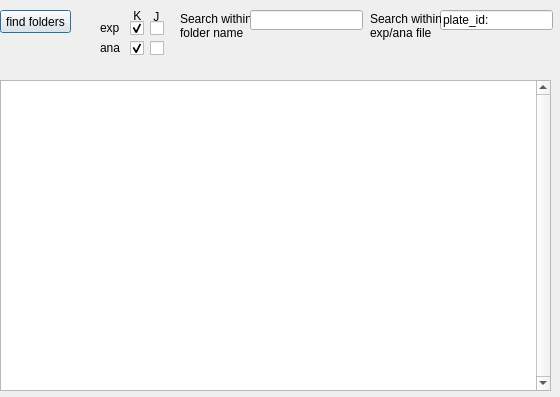
<?xml version="1.0" encoding="UTF-8"?>
<ui version="4.0">
 <class>filesearchDialog</class>
 <widget class="QDialog" name="filesearchDialog">
  <property name="geometry">
   <rect>
    <x>0</x>
    <y>0</y>
    <width>560</width>
    <height>397</height>
   </rect>
  </property>
  <property name="windowTitle">
   <string>EXP+ANA file management</string>
  </property>
  <widget class="QTreeWidget" name="treeWidget">
   <property name="geometry">
    <rect>
     <x>0</x>
     <y>80</y>
     <width>551</width>
     <height>311</height>
    </rect>
   </property>
   <property name="verticalScrollBarPolicy">
    <enum>Qt::ScrollBarAlwaysOn</enum>
   </property>
   <property name="horizontalScrollBarPolicy">
    <enum>Qt::ScrollBarAsNeeded</enum>
   </property>
   <property name="headerHidden">
    <bool>true</bool>
   </property>
   <property name="expandsOnDoubleClick">
    <bool>false</bool>
   </property>
   <attribute name="headerVisible">
    <bool>false</bool>
   </attribute>
   <attribute name="headerCascadingSectionResizes">
    <bool>false</bool>
   </attribute>
   <attribute name="headerStretchLastSection">
    <bool>true</bool>
   </attribute>
   <column>
    <property name="text">
     <string notr="true">1</string>
    </property>
   </column>
  </widget>
  <widget class="QPushButton" name="findfoldersButton">
   <property name="geometry">
    <rect>
     <x>0</x>
     <y>10</y>
     <width>71</width>
     <height>23</height>
    </rect>
   </property>
   <property name="text">
    <string>find folders</string>
   </property>
  </widget>
  <widget class="QLineEdit" name="withinfileLineEdit">
   <property name="geometry">
    <rect>
     <x>440</x>
     <y>10</y>
     <width>113</width>
     <height>20</height>
    </rect>
   </property>
   <property name="text">
    <string>plate_id: </string>
   </property>
  </widget>
  <widget class="QLabel" name="label">
   <property name="geometry">
    <rect>
     <x>370</x>
     <y>10</y>
     <width>71</width>
     <height>31</height>
    </rect>
   </property>
   <property name="text">
    <string>Search within
exp/ana file</string>
   </property>
  </widget>
  <widget class="QLabel" name="label_2">
   <property name="geometry">
    <rect>
     <x>180</x>
     <y>10</y>
     <width>71</width>
     <height>31</height>
    </rect>
   </property>
   <property name="text">
    <string>Search within
folder name</string>
   </property>
  </widget>
  <widget class="QLineEdit" name="foldernameLineEdit">
   <property name="geometry">
    <rect>
     <x>250</x>
     <y>10</y>
     <width>113</width>
     <height>20</height>
    </rect>
   </property>
   <property name="text">
    <string/>
   </property>
  </widget>
  <widget class="QCheckBox" name="exp_k_checkBox">
   <property name="geometry">
    <rect>
     <x>130</x>
     <y>20</y>
     <width>16</width>
     <height>17</height>
    </rect>
   </property>
   <property name="text">
    <string/>
   </property>
   <property name="checked">
    <bool>true</bool>
   </property>
  </widget>
  <widget class="QCheckBox" name="exp_j_checkBox">
   <property name="geometry">
    <rect>
     <x>150</x>
     <y>20</y>
     <width>16</width>
     <height>17</height>
    </rect>
   </property>
   <property name="text">
    <string/>
   </property>
  </widget>
  <widget class="QCheckBox" name="ana_k_checkBox">
   <property name="geometry">
    <rect>
     <x>130</x>
     <y>40</y>
     <width>16</width>
     <height>17</height>
    </rect>
   </property>
   <property name="text">
    <string/>
   </property>
   <property name="checked">
    <bool>true</bool>
   </property>
  </widget>
  <widget class="QCheckBox" name="ana_j_checkBox">
   <property name="geometry">
    <rect>
     <x>150</x>
     <y>40</y>
     <width>16</width>
     <height>17</height>
    </rect>
   </property>
   <property name="text">
    <string/>
   </property>
  </widget>
  <widget class="QLabel" name="label_3">
   <property name="geometry">
    <rect>
     <x>100</x>
     <y>20</y>
     <width>21</width>
     <height>16</height>
    </rect>
   </property>
   <property name="text">
    <string>exp</string>
   </property>
  </widget>
  <widget class="QLabel" name="label_4">
   <property name="geometry">
    <rect>
     <x>100</x>
     <y>40</y>
     <width>21</width>
     <height>16</height>
    </rect>
   </property>
   <property name="text">
    <string>ana</string>
   </property>
  </widget>
  <widget class="QLabel" name="label_5">
   <property name="geometry">
    <rect>
     <x>130</x>
     <y>6</y>
     <width>20</width>
     <height>20</height>
    </rect>
   </property>
   <property name="text">
    <string> K</string>
   </property>
  </widget>
  <widget class="QLabel" name="label_6">
   <property name="geometry">
    <rect>
     <x>150</x>
     <y>9</y>
     <width>20</width>
     <height>16</height>
    </rect>
   </property>
   <property name="text">
    <string> J</string>
   </property>
  </widget>
 </widget>
 <resources/>
 <connections/>
</ui>
